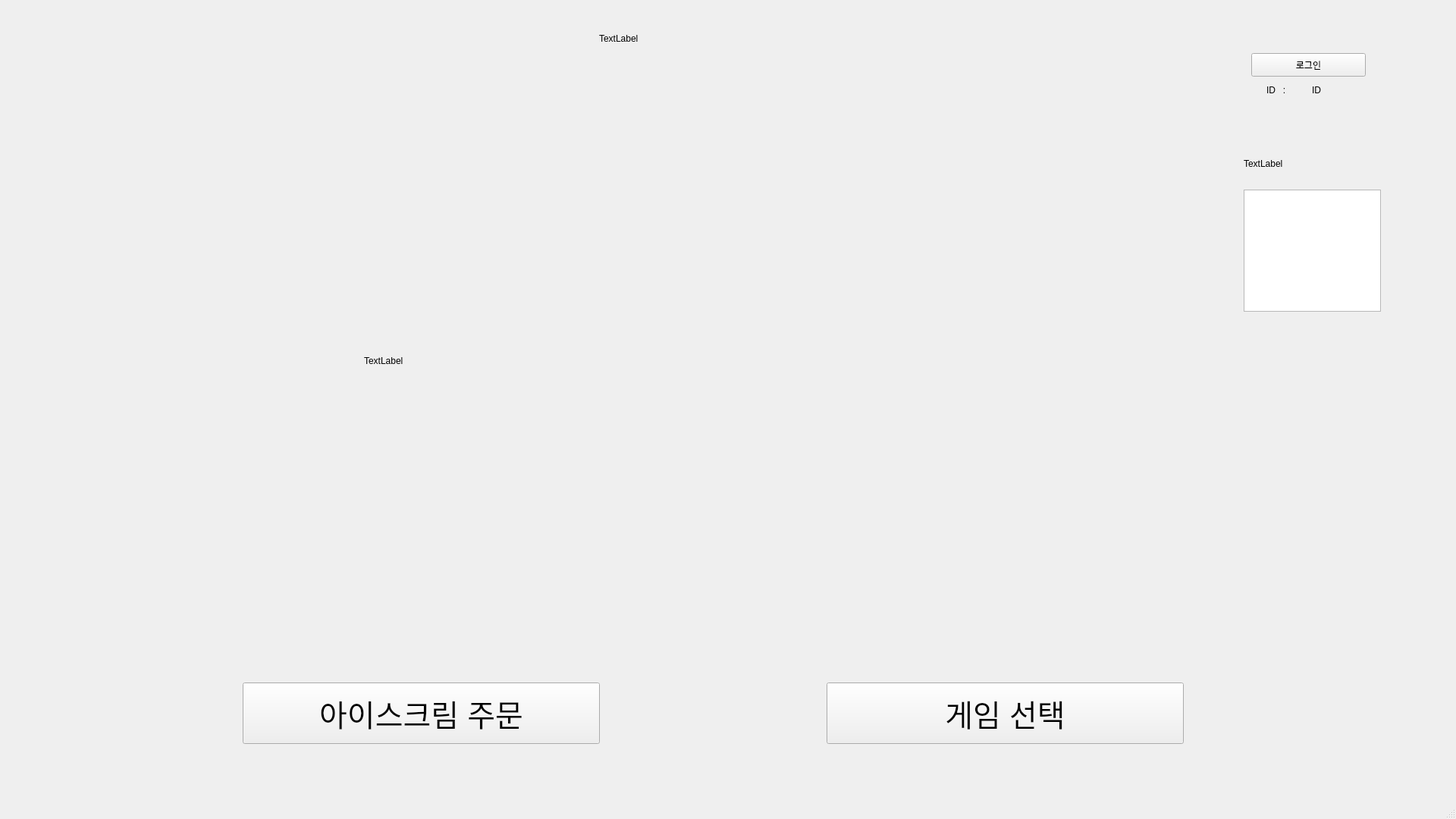
<?xml version="1.0" encoding="UTF-8"?>
<ui version="4.0">
 <class>MainWindow</class>
 <widget class="QMainWindow" name="MainWindow">
  <property name="geometry">
   <rect>
    <x>0</x>
    <y>0</y>
    <width>1920</width>
    <height>1080</height>
   </rect>
  </property>
  <property name="windowTitle">
   <string>MainWindow</string>
  </property>
  <widget class="QWidget" name="centralwidget">
   <widget class="QPushButton" name="select_ice_cream_button">
    <property name="geometry">
     <rect>
      <x>320</x>
      <y>900</y>
      <width>471</width>
      <height>81</height>
     </rect>
    </property>
    <property name="font">
     <font>
      <pointsize>30</pointsize>
     </font>
    </property>
    <property name="text">
     <string>아이스크림 주문</string>
    </property>
   </widget>
   <widget class="QPushButton" name="log_in_button">
    <property name="geometry">
     <rect>
      <x>1650</x>
      <y>70</y>
      <width>151</width>
      <height>31</height>
     </rect>
    </property>
    <property name="text">
     <string>로그인</string>
    </property>
   </widget>
   <widget class="QPushButton" name="select_game">
    <property name="geometry">
     <rect>
      <x>1090</x>
      <y>900</y>
      <width>471</width>
      <height>81</height>
     </rect>
    </property>
    <property name="font">
     <font>
      <pointsize>30</pointsize>
     </font>
    </property>
    <property name="text">
     <string>게임 선택</string>
    </property>
   </widget>
   <widget class="QLabel" name="logo">
    <property name="geometry">
     <rect>
      <x>790</x>
      <y>20</y>
      <width>271</width>
      <height>61</height>
     </rect>
    </property>
    <property name="text">
     <string>TextLabel</string>
    </property>
   </widget>
   <widget class="QLabel" name="main_pic">
    <property name="geometry">
     <rect>
      <x>480</x>
      <y>130</y>
      <width>1121</width>
      <height>691</height>
     </rect>
    </property>
    <property name="text">
     <string>TextLabel</string>
    </property>
   </widget>
   <widget class="QLabel" name="label">
    <property name="geometry">
     <rect>
      <x>1670</x>
      <y>110</y>
      <width>101</width>
      <height>17</height>
     </rect>
    </property>
    <property name="text">
     <string>ID   :</string>
    </property>
    <property name="alignment">
     <set>Qt::AlignLeading|Qt::AlignLeft|Qt::AlignVCenter</set>
    </property>
   </widget>
   <widget class="QLabel" name="login_id">
    <property name="geometry">
     <rect>
      <x>1730</x>
      <y>110</y>
      <width>101</width>
      <height>17</height>
     </rect>
    </property>
    <property name="text">
     <string>ID</string>
    </property>
    <property name="alignment">
     <set>Qt::AlignLeading|Qt::AlignLeft|Qt::AlignVCenter</set>
    </property>
   </widget>
   <widget class="QTableWidget" name="rank_table">
    <property name="geometry">
     <rect>
      <x>1640</x>
      <y>250</y>
      <width>181</width>
      <height>161</height>
     </rect>
    </property>
    <property name="autoFillBackground">
     <bool>false</bool>
    </property>
    <property name="lineWidth">
     <number>0</number>
    </property>
    <property name="verticalScrollBarPolicy">
     <enum>Qt::ScrollBarAlwaysOff</enum>
    </property>
    <property name="horizontalScrollBarPolicy">
     <enum>Qt::ScrollBarAlwaysOff</enum>
    </property>
    <property name="autoScroll">
     <bool>false</bool>
    </property>
    <property name="autoScrollMargin">
     <number>12</number>
    </property>
    <property name="gridStyle">
     <enum>Qt::NoPen</enum>
    </property>
    <property name="columnCount">
     <number>5</number>
    </property>
    <attribute name="horizontalHeaderVisible">
     <bool>false</bool>
    </attribute>
    <attribute name="horizontalHeaderHighlightSections">
     <bool>false</bool>
    </attribute>
    <attribute name="horizontalHeaderShowSortIndicator" stdset="0">
     <bool>false</bool>
    </attribute>
    <attribute name="horizontalHeaderStretchLastSection">
     <bool>false</bool>
    </attribute>
    <attribute name="verticalHeaderVisible">
     <bool>false</bool>
    </attribute>
    <attribute name="verticalHeaderHighlightSections">
     <bool>false</bool>
    </attribute>
    <column>
     <property name="text">
      <string>RANK</string>
     </property>
    </column>
    <column>
     <property name="text">
      <string>ID</string>
     </property>
    </column>
    <column>
     <property name="text">
      <string>SCORE</string>
     </property>
    </column>
    <column/>
    <column/>
   </widget>
   <widget class="QLabel" name="game_rank_title">
    <property name="geometry">
     <rect>
      <x>1640</x>
      <y>190</y>
      <width>171</width>
      <height>51</height>
     </rect>
    </property>
    <property name="text">
     <string>TextLabel</string>
    </property>
   </widget>
  </widget>
  <widget class="QMenuBar" name="menubar">
   <property name="geometry">
    <rect>
     <x>0</x>
     <y>0</y>
     <width>1920</width>
     <height>22</height>
    </rect>
   </property>
  </widget>
  <widget class="QStatusBar" name="statusbar"/>
 </widget>
 <resources/>
 <connections/>
</ui>
